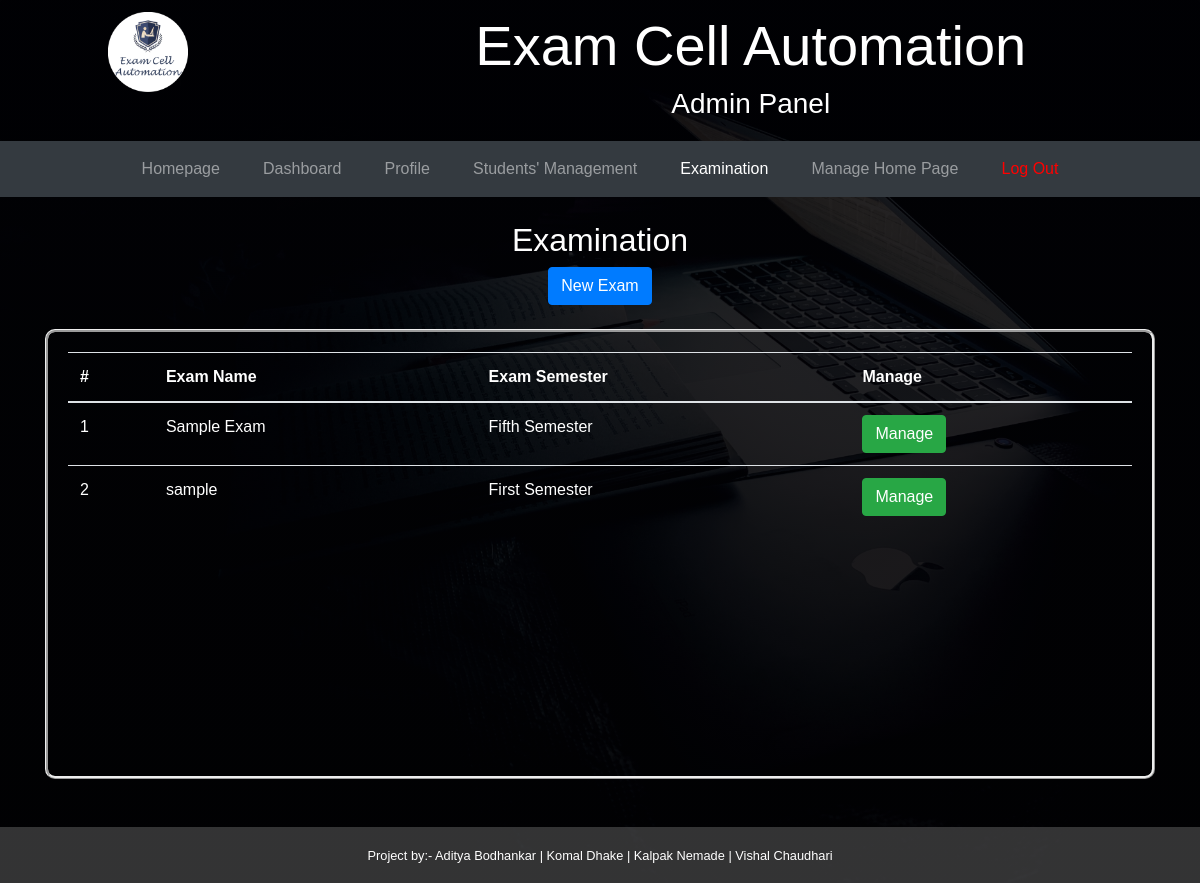
Page /admin/examination.php (signed in) on the committed database.
### admin/examination.php (the view, shortened to what this page needs)
<?php
include "./header.php";
include "../database.php";
$query = "SELECT * FROM `exam-details` ORDER BY _id DESC";
$result = mysqli_query($conn, $query) or die(mysqli_error($conn));
$exams = [];
if ($result) {
    while ($row = mysqli_fetch_row($result)) {
        array_push($exams, $row);
    }
} else {
    echo "<script>alert('error');document.location='./';</script>";
}
?>
<div class="container">
    <center><br>
        <h2>Examination</h2>
        <button class="btn btn-primary" onclick="document.location='./manageExam.php'">New Exam</button>
    </center>
    <br>
    <div style="padding:20px;border: ridge; border-radius: 10px;" id="table-exam" class="fieldset">
        <table class="table table-stripped">
            <thead>
                <th>
                    #
                </th>
                <th>
                    Exam Name
                </th>
                <th>
                    Exam Semester
                </th>
                <th>
                    Manage
                </th>
            </thead>
            <tbody>
                <?php for ($i = 0; $i < sizeof($exams); $i++) { ?>
                    <tr>
                        <td>
                            <?php echo $i + 1; ?>
                        </td>
                        <td>
                            <?php echo $exams[$i][1]; ?>
                        </td>
                        <td>
                            <?php echo $exams[$i][2]; ?>
                        </td>
                        <td>
                            <button class="btn btn-success" onclick="document.location='./viewExam.php?id=<?php echo $exams[$i][0]; ?>'">Manage</button>
                        </td>
                    </tr>
                <?php } ?>
            </tbody>
        </table>
    </div><br><Br>
</div>
<?php include "./footer.php"; ?>

### admin/header.php (style rules this page uses)
html, body { height: 100%; }
body { font-family: 'Montserrat', sans-serif; background: linear-gradient(rgba(1, 1, 1, 0.8), rgba(1, 1, 1, 0.9)), url("../images/c2.jpg"); background-color: #5e5e5e; background-position: center; background-attachment: fixed; background-repeat: no-repeat; background-size: cover; color: #FFFFFF; }
td, th { color: white; }

### admin/footer.php (style rules this page uses)
html { scroll-behavior: smooth; }

### rows in the picture
exam-details: exam_name "Sample Exam", exam_sem "Fifth Semester"
exam-details: exam_name "sample", exam_sem "First Semester"
